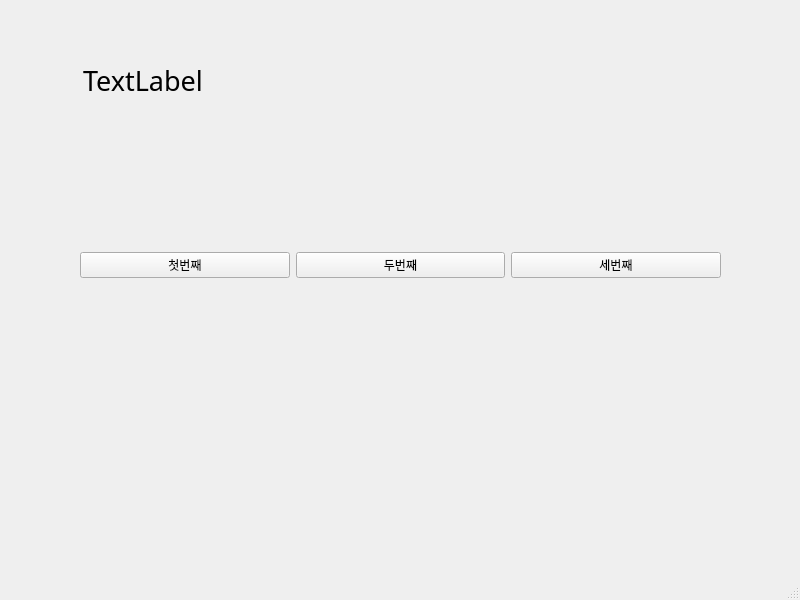
<?xml version="1.0" encoding="UTF-8"?>
<ui version="4.0">
 <class>MainWindow</class>
 <widget class="QMainWindow" name="MainWindow">
  <property name="geometry">
   <rect>
    <x>0</x>
    <y>0</y>
    <width>800</width>
    <height>600</height>
   </rect>
  </property>
  <property name="windowTitle">
   <string>MainWindow</string>
  </property>
  <widget class="QWidget" name="centralwidget">
   <widget class="QWidget" name="horizontalLayoutWidget">
    <property name="geometry">
     <rect>
      <x>80</x>
      <y>160</y>
      <width>641</width>
      <height>211</height>
     </rect>
    </property>
    <layout class="QHBoxLayout" name="horizontalLayout">
     <item>
      <widget class="QPushButton" name="pushButton_2">
       <property name="text">
        <string>첫번째</string>
       </property>
      </widget>
     </item>
     <item>
      <widget class="QPushButton" name="pushButton">
       <property name="text">
        <string>두번째</string>
       </property>
      </widget>
     </item>
     <item>
      <widget class="QPushButton" name="pushButton_3">
       <property name="text">
        <string>세번째</string>
       </property>
      </widget>
     </item>
    </layout>
   </widget>
   <widget class="QLabel" name="label">
    <property name="geometry">
     <rect>
      <x>83</x>
      <y>60</y>
      <width>641</width>
      <height>41</height>
     </rect>
    </property>
    <property name="font">
     <font>
      <family>돋움체</family>
      <pointsize>20</pointsize>
     </font>
    </property>
    <property name="text">
     <string>TextLabel</string>
    </property>
   </widget>
  </widget>
  <widget class="QMenuBar" name="menubar">
   <property name="geometry">
    <rect>
     <x>0</x>
     <y>0</y>
     <width>800</width>
     <height>26</height>
    </rect>
   </property>
  </widget>
  <widget class="QStatusBar" name="statusbar"/>
 </widget>
 <resources/>
 <connections>
  <connection>
   <sender>pushButton_2</sender>
   <signal>clicked()</signal>
   <receiver>MainWindow</receiver>
   <slot>firstClick()</slot>
   <hints>
    <hint type="sourcelabel">
     <x>196</x>
     <y>296</y>
    </hint>
    <hint type="destinationlabel">
     <x>234</x>
     <y>384</y>
    </hint>
   </hints>
  </connection>
  <connection>
   <sender>pushButton</sender>
   <signal>clicked()</signal>
   <receiver>MainWindow</receiver>
   <slot>secondClick()</slot>
   <hints>
    <hint type="sourcelabel">
     <x>396</x>
     <y>302</y>
    </hint>
    <hint type="destinationlabel">
     <x>425</x>
     <y>381</y>
    </hint>
   </hints>
  </connection>
  <connection>
   <sender>pushButton_3</sender>
   <signal>clicked()</signal>
   <receiver>MainWindow</receiver>
   <slot>thirdClick()</slot>
   <hints>
    <hint type="sourcelabel">
     <x>618</x>
     <y>303</y>
    </hint>
    <hint type="destinationlabel">
     <x>611</x>
     <y>372</y>
    </hint>
   </hints>
  </connection>
 </connections>
 <slots>
  <slot>firstClick()</slot>
  <slot>secondClick()</slot>
  <slot>thirdClick()</slot>
 </slots>
</ui>
